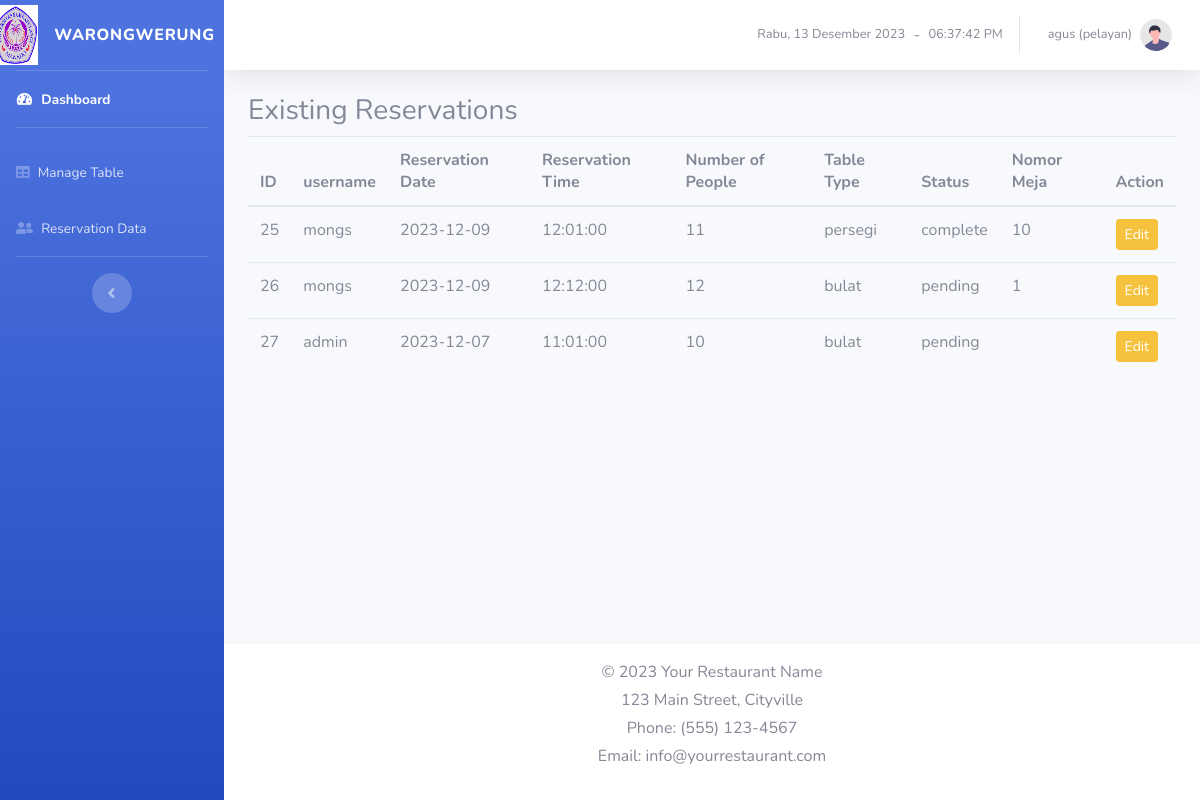
Screenshot of /admin/reservation_data.php (signed in) with the database file from the repository.
### tables this page shows
CREATE TABLE `booking` (
  `booking_id` int(11) NOT NULL,
  `username` varchar(255) NOT NULL,
  `reservation_date` date NOT NULL,
  `reservation_time` time NOT NULL,
  `status` enum('pending','confirmed','complete') DEFAULT 'pending',
  `num_people` int(11) NOT NULL,
  `created_at` timestamp NOT NULL DEFAULT current_timestamp(),
  `meja` varchar(255) DEFAULT NULL,
  `nomor_meja` int(11) DEFAULT NULL,
  `notes` text DEFAULT NULL
);

### admin/reservation_data.php (the view, shortened to what this page needs)
<?php
include "../koneksi.php";
include "header.php";
$sql_select = "SELECT * FROM booking";
$result = $conn->query($sql_select);
?>
<!DOCTYPE html>
<html lang="en">
<body id="page-top">
    <div id="wrapper">
        <?php include "menu_sidebar.php"; ?>
        <div id="content-wrapper" class="d-flex flex-column">
            <div id="content">
                <?php include "menu_topbar.php"; ?>
                <div class="container-fluid">
                    <div class="row">
                        <div class="col-md-12">
                            <h3>Existing Reservations</h3>
                            <table class="table">
                                <thead>
                                    <tr>
                                        <th>ID</th>
                                        <th>username</th>
                                        <th>Reservation Date</th>
                                        <th>Reservation Time</th>
                                        <th>Number of People</th>
                                        <th>Table Type</th>
                                        <th>Status</th>
                                        <th>Nomor Meja</th>
                                        <th>Action</th>
                                    </tr>
                                </thead>
                                <tbody>
                                    <?php
                                    if ($result->num_rows > 0) {
                                        while ($row = $result->fetch_assoc()) {
                                            echo "<tr>
                                                    <td>{$row['booking_id']}</td>
                                                    <td>{$row['username']}</td>
                                                    <td>{$row['reservation_date']}</td>
                                                    <td>{$row['reservation_time']}</td>
                                                    <td>{$row['num_people']}</td>
                                                    <td>{$row['meja']}</td>
                                                    <td>{$row['status']}</td>
                                                    <td>{$row['nomor_meja']}</td>
                                                    <td>
                                                        <a href='edit_reservation.php?booking_id={$row['booking_id']}' class='btn btn-warning btn-sm'>Edit</a>
                                                    </td>
                                                </tr>";
                                        }
                                    } else {
                                        echo "<tr><td colspan='5'>No reservations found</td></tr>";
                                    }
                                    ?>
                                </tbody>
                            </table>
                        </div>
                    </div>
                </div>
            </div>
            <?php include "footer.php"; ?>
        </div>
    </div>
</body>
</html>

### rows the page displays
booking: booking_id "25", username "mongs", reservation_date "2023-12-09", reservation_time "12:01:00", num_people "11", meja "persegi", status "complete", nomor_meja "10"
booking: booking_id "26", username "mongs", reservation_date "2023-12-09", reservation_time "12:12:00", num_people "12", meja "bulat", status "pending", nomor_meja "1"
booking: booking_id "27", username "admin", reservation_date "2023-12-07", reservation_time "11:01:00", num_people "10", meja "bulat", status "pending"

### other values shown
$username "agus"
$role "pelayan"
